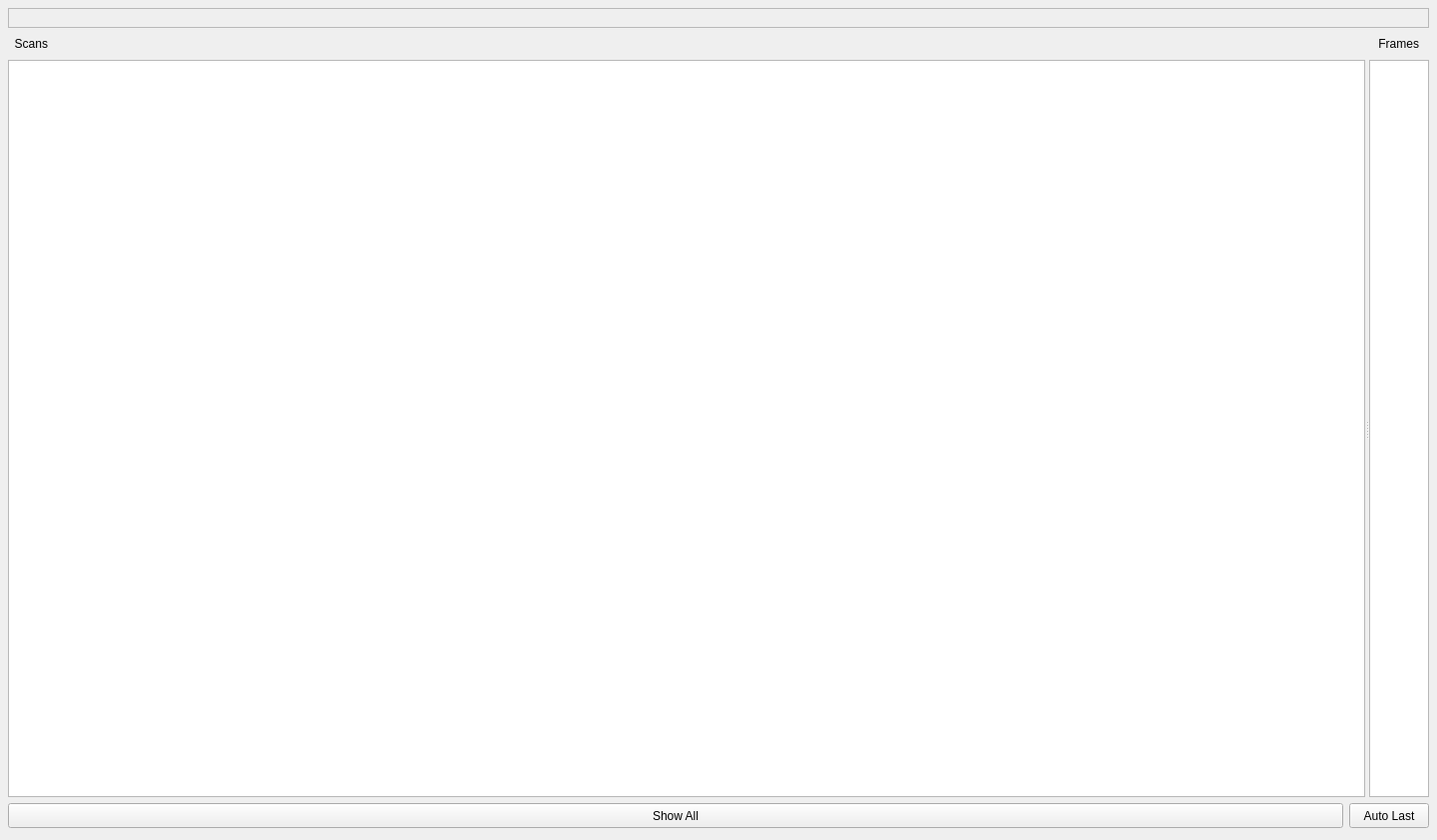
<?xml version="1.0" encoding="UTF-8"?>
<ui version="4.0">
 <class>Form</class>
 <widget class="QWidget" name="Form">
  <property name="geometry">
   <rect>
    <x>0</x>
    <y>0</y>
    <width>1440</width>
    <height>842</height>
   </rect>
  </property>
  <property name="minimumSize">
   <size>
    <width>0</width>
    <height>0</height>
   </size>
  </property>
  <property name="windowTitle">
   <string>Form</string>
  </property>
  <layout class="QGridLayout" name="gridLayout">
   <property name="leftMargin">
    <number>8</number>
   </property>
   <property name="topMargin">
    <number>8</number>
   </property>
   <property name="rightMargin">
    <number>8</number>
   </property>
   <property name="bottomMargin">
    <number>12</number>
   </property>
   <property name="spacing">
    <number>-1</number>
   </property>
   <item row="1" column="0">
    <widget class="QLabel" name="label_3">
     <property name="maximumSize">
      <size>
       <width>16777215</width>
       <height>20</height>
      </size>
     </property>
     <property name="text">
      <string>  Scans</string>
     </property>
    </widget>
   </item>
   <item row="1" column="1">
    <widget class="QLabel" name="label_4">
     <property name="maximumSize">
      <size>
       <width>70</width>
       <height>16777215</height>
      </size>
     </property>
     <property name="text">
      <string>Frames</string>
     </property>
     <property name="alignment">
      <set>Qt::AlignRight|Qt::AlignTrailing|Qt::AlignVCenter</set>
     </property>
    </widget>
   </item>
   <item row="3" column="0">
    <widget class="QPushButton" name="show_all">
     <property name="maximumSize">
      <size>
       <width>16777215</width>
       <height>25</height>
      </size>
     </property>
     <property name="text">
      <string>Show All</string>
     </property>
    </widget>
   </item>
   <item row="3" column="1">
    <widget class="QPushButton" name="auto_last">
     <property name="maximumSize">
      <size>
       <width>16777215</width>
       <height>25</height>
      </size>
     </property>
     <property name="text">
      <string>Auto Last</string>
     </property>
    </widget>
   </item>
   <item row="2" column="0" colspan="2">
    <widget class="QSplitter" name="splitter">
     <property name="minimumSize">
      <size>
       <width>0</width>
       <height>0</height>
      </size>
     </property>
     <property name="orientation">
      <enum>Qt::Horizontal</enum>
     </property>
     <widget class="QListWidget" name="listScans">
      <property name="sizePolicy">
       <sizepolicy hsizetype="MinimumExpanding" vsizetype="Expanding">
        <horstretch>0</horstretch>
        <verstretch>0</verstretch>
       </sizepolicy>
      </property>
      <property name="minimumSize">
       <size>
        <width>30</width>
        <height>0</height>
       </size>
      </property>
      <property name="resizeMode">
       <enum>QListView::Adjust</enum>
      </property>
     </widget>
     <widget class="QListWidget" name="listData">
      <property name="sizePolicy">
       <sizepolicy hsizetype="Maximum" vsizetype="Preferred">
        <horstretch>0</horstretch>
        <verstretch>0</verstretch>
       </sizepolicy>
      </property>
      <property name="minimumSize">
       <size>
        <width>45</width>
        <height>0</height>
       </size>
      </property>
      <property name="maximumSize">
       <size>
        <width>60</width>
        <height>16777215</height>
       </size>
      </property>
      <property name="focusPolicy">
       <enum>Qt::StrongFocus</enum>
      </property>
      <property name="tabKeyNavigation">
       <bool>false</bool>
      </property>
      <property name="alternatingRowColors">
       <bool>true</bool>
      </property>
      <property name="selectionMode">
       <enum>QAbstractItemView::ExtendedSelection</enum>
      </property>
     </widget>
    </widget>
   </item>
   <item row="0" column="0" colspan="2">
    <widget class="QFrame" name="frame">
     <property name="maximumSize">
      <size>
       <width>16777215</width>
       <height>20</height>
      </size>
     </property>
     <property name="frameShape">
      <enum>QFrame::StyledPanel</enum>
     </property>
     <property name="frameShadow">
      <enum>QFrame::Raised</enum>
     </property>
    </widget>
   </item>
  </layout>
 </widget>
 <resources/>
 <connections/>
</ui>
